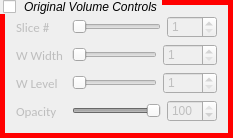
         <widget class="QGroupBox" name="groupBox_OriginalVolumeControls">
          <property name="sizePolicy">
           <sizepolicy hsizetype="Minimum" vsizetype="Minimum">
            <horstretch>1</horstretch>
            <verstretch>1</verstretch>
           </sizepolicy>
          </property>
          <property name="minimumSize">
           <size>
            <width>220</width>
            <height>130</height>
           </size>
          </property>
          <property name="font">
           <font>
            <weight>75</weight>
            <bold>true</bold>
           </font>
          </property>
          <property name="styleSheet">
           <string notr="true">QGroupBox {
     border: 5px solid red;
     //border-radius: 15px;
     margin-top: 3ex; /* leave space at the top for the title */
     font: Italic White;
     font-color: rgb(50,50,150);
 }

 QGroupBox::title {
     subcontrol-origin: margin;
     subcontrol-position: top left; /* position at the top center */
     padding: 0 3 px;
     background-color: qlineargradient(x1: 0, y1: 0, x2: 0, y2: 1,
                                       stop: 0 #FFOECE, stop: 1 #FFFFFF);
 }

 QGroupBox::indicator {
     width: 13px;
     height: 13px;
 }

</string>
          </property>
          <property name="title">
           <string>Original Volume Controls</string>
          </property>
          <property name="checkable">
           <bool>true</bool>
          </property>
          <property name="checked">
           <bool>false</bool>
          </property>
          <layout class="QGridLayout" name="gridLayout_7">
           <item row="0" column="0">
            <layout class="QGridLayout" name="gridLayout_6">
             <item row="0" column="0">
              <widget class="QLabel" name="label_currentSlice">
               <property name="minimumSize">
                <size>
                 <width>50</width>
                 <height>0</height>
                </size>
               </property>
               <property name="font">
                <font>
                 <family>Calibri</family>
                 <pointsize>10</pointsize>
                </font>
               </property>
               <property name="styleSheet">
                <string notr="true">background-color: rgba(255, 255, 255, 0);</string>
               </property>
               <property name="text">
                <string>Slice #</string>
               </property>
              </widget>
             </item>
             <item row="0" column="1">
              <widget class="QSlider" name="horizontalSlider_currentSlice">
               <property name="minimumSize">
                <size>
                 <width>85</width>
                 <height>0</height>
                </size>
               </property>
               <property name="styleSheet">
                <string notr="true"/>
               </property>
               <property name="minimum">
                <number>1</number>
               </property>
               <property name="maximum">
                <number>100</number>
               </property>
               <property name="pageStep">
                <number>17</number>
               </property>
               <property name="orientation">
                <enum>Qt::Horizontal</enum>
               </property>
              </widget>
             </item>
             <item row="0" column="2">
              <widget class="QSpinBox" name="spinBox_currentSlice">
               <property name="minimumSize">
                <size>
                 <width>50</width>
                 <height>0</height>
                </size>
               </property>
               <property name="minimum">
                <number>1</number>
               </property>
               <property name="maximum">
                <number>100</number>
               </property>
              </widget>
             </item>
            </layout>
           </item>
           <item row="1" column="0">
            <layout class="QGridLayout" name="gridLayout_5">
             <item row="0" column="0">
              <widget class="QLabel" name="label_12">
               <property name="minimumSize">
                <size>
                 <width>50</width>
                 <height>0</height>
                </size>
               </property>
               <property name="font">
                <font>
                 <family>Calibri</family>
                 <pointsize>10</pointsize>
                </font>
               </property>
               <property name="styleSheet">
                <string notr="true">background-color: rgba(255, 255, 255, 0);</string>
               </property>
               <property name="text">
                <string>W Width</string>
               </property>
              </widget>
             </item>
             <item row="0" column="1">
              <widget class="QSlider" name="horizontalSlider_Window">
               <property name="minimumSize">
                <size>
                 <width>85</width>
                 <height>0</height>
                </size>
               </property>
               <property name="minimum">
                <number>1</number>
               </property>
               <property name="maximum">
                <number>100</number>
               </property>
               <property name="pageStep">
                <number>1</number>
               </property>
               <property name="orientation">
                <enum>Qt::Horizontal</enum>
               </property>
              </widget>
             </item>
             <item row="0" column="2">
              <widget class="QSpinBox" name="spinBox_Window">
               <property name="minimumSize">
                <size>
                 <width>50</width>
                 <height>0</height>
                </size>
               </property>
               <property name="minimum">
                <number>1</number>
               </property>
               <property name="maximum">
                <number>1000</number>
               </property>
              </widget>
             </item>
            </layout>
           </item>
           <item row="2" column="0">
            <layout class="QGridLayout" name="gridLayout_4">
             <item row="0" column="0">
              <widget class="QLabel" name="label_13">
               <property name="minimumSize">
                <size>
                 <width>50</width>
                 <height>0</height>
                </size>
               </property>
               <property name="font">
                <font>
                 <family>Calibri</family>
                 <pointsize>10</pointsize>
                </font>
               </property>
               <property name="styleSheet">
                <string notr="true">background-color: rgba(255, 255, 255, 0);</string>
               </property>
               <property name="text">
                <string>W Level</string>
               </property>
              </widget>
             </item>
             <item row="0" column="1">
              <widget class="QSlider" name="horizontalSlider_Level">
               <property name="minimumSize">
                <size>
                 <width>85</width>
                 <height>0</height>
                </size>
               </property>
               <property name="maximum">
                <number>100</number>
               </property>
               <property name="orientation">
                <enum>Qt::Horizontal</enum>
               </property>
              </widget>
             </item>
             <item row="0" column="2">
              <widget class="QSpinBox" name="spinBox_Level">
               <property name="minimumSize">
                <size>
                 <width>50</width>
                 <height>0</height>
                </size>
               </property>
               <property name="minimum">
                <number>1</number>
               </property>
               <property name="maximum">
                <number>1000</number>
               </property>
              </widget>
             </item>
            </layout>
           </item>
           <item row="3" column="0">
            <layout class="QGridLayout" name="gridLayout_3">
             <item row="0" column="0">
              <widget class="QLabel" name="label_Transparency">
               <property name="minimumSize">
                <size>
                 <width>50</width>
                 <height>0</height>
                </size>
               </property>
               <property name="font">
                <font>
                 <family>Calibri</family>
                 <pointsize>10</pointsize>
                </font>
               </property>
               <property name="styleSheet">
                <string notr="true">background-color: rgba(255, 255, 255, 0);</string>
               </property>
               <property name="text">
                <string>Opacity</string>
               </property>
              </widget>
             </item>
             <item row="0" column="1">
              <widget class="QSlider" name="horizontalSlider_InputVolumeImageOpacity">
               <property name="minimumSize">
                <size>
                 <width>85</width>
                 <height>0</height>
                </size>
               </property>
               <property name="maximum">
                <number>100</number>
               </property>
               <property name="pageStep">
                <number>1</number>
               </property>
               <property name="value">
                <number>100</number>
               </property>
               <property name="orientation">
                <enum>Qt::Horizontal</enum>
               </property>
              </widget>
             </item>
             <item row="0" column="2">
              <widget class="QSpinBox" name="spinBox_Transparency">
               <property name="minimumSize">
                <size>
                 <width>50</width>
                 <height>0</height>
                </size>
               </property>
               <property name="minimum">
                <number>0</number>
               </property>
               <property name="maximum">
                <number>100</number>
               </property>
               <property name="value">
                <number>100</number>
               </property>
              </widget>
             </item>
            </layout>
           </item>
          </layout>
         </widget>
